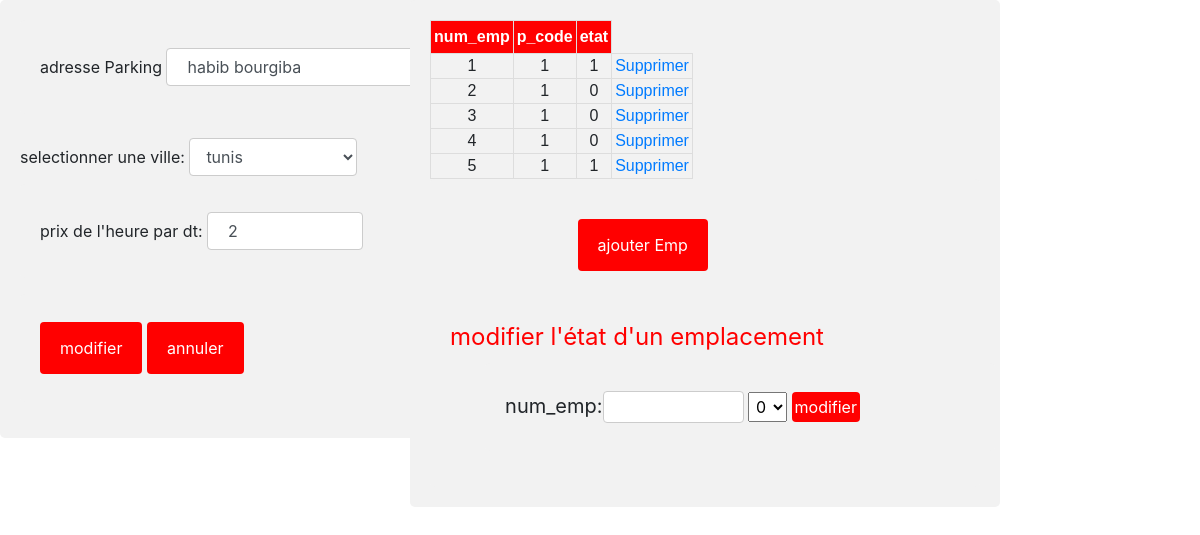
/admin/accueil/modifier_p1.php?p_modif=1, run on the app's committed database.
### tables this page shows
CREATE TABLE `parking` (
  `p_code` int(11) NOT NULL,
  `adresse` varchar(100) NOT NULL,
  `c_code` int(11) NOT NULL,
  `prix_h` float NOT NULL
);

CREATE TABLE `emplacement` (
  `num_emp` int(11) NOT NULL,
  `p_code` int(11) NOT NULL,
  `etat` tinyint(1) NOT NULL
);

### admin/accueil/modifier_p1.php (the view, shortened to what this page needs)
<link href="vendor/bootstrap/css/bootstrap.min.css" rel="stylesheet">
<?php
require "../config.php";
$replaced = str_replace(' ', '', $_SESSION["p_mofiff"]);
$sql="SELECT `adresse`,`c_code`,`prix_h` FROM parking WHERE p_code=$replaced";
$liste = mysqli_query($conn, $sql);
$sql1="SELECT * FROM `emplacement` WHERE p_code=$replaced";
$liste1 = mysqli_query($conn, $sql1);
while($roww = mysqli_fetch_assoc($liste )){
 ?>
   <div class="aaa">
       <form id="ajouter" action="modifier_p.php" method="POST">
          <div class="form-group">
            <label for="recipient-name" class="col-form-label">adresse Parking</label>
            <input style=" width: auto;" required name="adresse" autocomplete="off" type="text" class="form-control" id="recipient-name" value="<?php echo $roww['adresse']; ?>">
          </div>
          <label class="col-form-label" for="cars">selectionner une ville:</label>
          <select style="width: 30%;
  margin: 8px 0;
  display: inline-block;
  border: 1px solid #ccc;
  border-radius: 4px;
  box-sizing: border-box;" name="ville" class="form-control" id="cars" name="cars">
              <?php
          require("cite.php");
          ?>
               </select>
           <div class="form-group">
            <label for="message-text" class="col-form-label">prix de l'heure par dt:</label>
            <input required value="<?php echo $roww['prix_h']; ?>" name="prix" autocomplete="off" class="form-control" type="text" onkeypress="return (event.charCode !=8 && event.charCode ==0 || ( event.charCode == 46 || (event.charCode >= 48 && event.charCode <= 57)))" />
          </div>
          <div>
              <input value="modifier" type="submit">
              <input type="button" onclick="location.href='index1.php';" value="annuler" />
          </div>
        </form>
   </div>
   <div class="bb">
     <table id="customers"  >
                <tr>
                    <th>num_emp</th>
                    <th>p_code</th>
                    <th>etat</th>
                </tr>
            <?php
            while($row1 = mysqli_fetch_assoc($liste1))
            {
            ?>
            <tr style="text-align: center;">
                    <td><?php echo $row1["num_emp"];?></td>
                    <td><?php echo $row1["p_code"];?></td>
                    <td><?php echo $row1["etat"];?></td>
                    <td>
             <a  class="aa" href="supprimer_e.php?id=<?php echo $row1['num_emp'];?>&delete=1" >Supprimer</a>
          </td>
                </tr>
            <?PHP
          }
            ?>
        </table>
<?PHP
}
 ?>
<div >
    <form  action='' method='POST'>
     <input style=" background-color: red; margin-top: 20px;margin-left: 25%  "  value="ajouter Emp"   type='submit' name='submit' />
    </form>
<br>
    <form method="POST" action="">
      <fieldset>
        <legend style="color: red">modifier l'état d'un emplacement</legend>
        <div style="position:relative;left:35px">
          <label style="font-size:20px" for="">num_emp:</label><input style="padding:3px" name="emp" type="text" onkeypress="return (event.charCode !=8 && event.charCode ==0 || ( event.charCode == 46 || (event.charCode >= 48 && event.charCode <= 57)))" >
        <select name="etat"  style="padding:3px">
          <option value="0">0</option>
        </select>
        <input name='submitt'   style="padding: 3px" type="submit" value="modifier" >
        </div>
      </fieldset>
    </form>
</div>
  </div>

### admin/accueil/cite.php (shortened to what this page needs)
<?PHP
$servername = "localhost";
$user = "root";
$pass = "";
$dbname = "pfa";
$conn = mysqli_connect($servername, $user, $pass, $dbname);
$sql = "SELECT * FROM `cite` ";
$result = mysqli_query($conn, $sql);
if (mysqli_num_rows($result) > 0) {
    while($row = mysqli_fetch_assoc($result)) {
      $code=$row["C_code"];
      echo "<option value=".$code." >"  . $row["nom"] .  "</option>";
    }
  }
?>

### admin/accueil/modifier_p1.php (style rules this page uses)
.bb { position:absolute; top:0px; right:200px; }
#customers { font-family: Arial, Helvetica, sans-serif; border-collapse: collapse; }
#customers td, #customers th { border: 1px solid #ddd; padding: 3px; }
#customers tr:nth-child(even) { background-color: #f2f2f2; }
#customers th { padding-top: 7px; padding-bottom: 7px; text-align: center; background-color: red; color: white; }
.aaa { text-align: left; width: 50% }
input[type=text] { width: 30%; padding: 12px 20px; margin: 8px 0; display: inline-block; border: 1px solid #ccc; border-radius: 4px; box-sizing: border-box; }
input[type=submit] { background-color: red ; color: white; padding: 14px 20px; margin: 8px 0; border: none; border-radius: 4px; cursor: pointer; }
input[type=button] { background-color: red ; color: white; padding: 14px 20px; margin: 8px 0; border: none; border-radius: 4px; cursor: pointer; }
div { border-radius: 5px; background-color: #f2f2f2; padding: 20 }

### data on the page
parking: adresse "habib bourgiba", prix "2"
emplacement: num_emp "1", p_code "1", etat "1"
emplacement: num_emp "2", p_code "1", etat "0"
emplacement: num_emp "3", p_code "1", etat "0"
emplacement: num_emp "4", p_code "1", etat "0"
emplacement: num_emp "5", p_code "1", etat "1"

### other printed values
form field ville "tunis"
